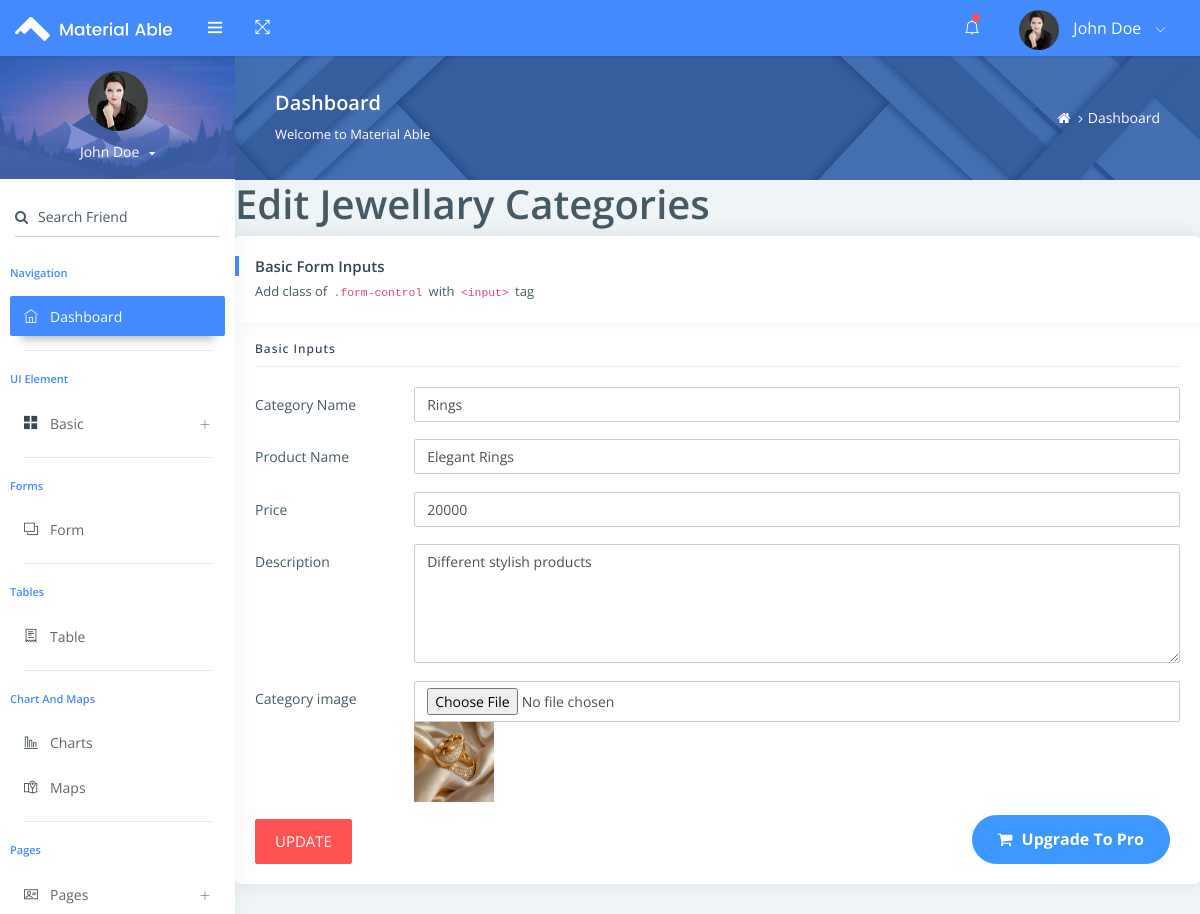
/jewelapp/editcatego/1, run on the app's committed database.
### jewelapp/models.py (models this page shows)
class Jewelcate_Db(models.Model):
    Category_Name = models.CharField(max_length=100, null=True, blank=True)
    Product_Name= models.CharField(max_length=100, null=True, blank=True)
    Price = models.IntegerField(null=True, blank=True)
    Description = models.CharField(max_length=100, null=True, blank=True)
    Cat_img=models.ImageField(upload_to="Cat_img",null=True, blank=True)

### jewelapp/views.py (the view, shortened to what this page needs)
# urls.py: path('editcatego/<int:cat_id>',views.editcatego,name='editcatego'),
def editcatego(request,cat_id):
    data = Jewelcate_Db.objects.get(id=cat_id)
    return render(request,"editcategories.html",{'data':data})

### jewelapp/templates/editcategories.html (shortened to what this page needs)
<!DOCTYPE html>
{% extends 'index.html' %}
{% block content %}
<html lang="en">
<head>
</head>
<body>
<h1>Edit Jewellary Categories</h1>
<div class="row">
                                            <div class="col-sm-12">
                                                <div class="card">
                                                    <div class="card-header">
                                                        <h5>Basic Form Inputs</h5>
                                                        <span>Add class of <code>.form-control</code> with <code>&lt;input&gt;</code> tag</span>
                                                    </div>
                                                    <div class="card-block">
                                                        <h4 class="sub-title">Basic Inputs</h4>
                                                        <form method="POST" action="{% url 'editcatego' cat_id=data.id %}" enctype="multipart/form-data">
                                                            <div class="form-group row">
                                                                <label class="col-sm-2 col-form-label">Category Name</label>
                                                                <div class="col-sm-10">
                                                                    <input type="text" class="form-control" name="Category_Name" value="{{data.Category_Name}}">
                                                                </div>
                                                            </div>
                                                             <div class="form-group row">
                                                                <label class="col-sm-2 col-form-label">Product Name</label>
                                                                <div class="col-sm-10">
                                                                    <input type="text" class="form-control" name="Product_Name" value="{{data.Product_Name}}">
                                                                </div>
                                                            </div>
                                                            <div class="form-group row">
                                                                <label class="col-sm-2 col-form-label">Price</label>
                                                                <div class="col-sm-10">
                                                                    <input type="Number" class="form-control" name="Price" value="{{data.Price}}">
                                                                </div>
                                                            </div>
                                                            <div class="form-group row">
                                                                <label class="col-sm-2 col-form-label">Description</label>
                                                                <div class="col-sm-10">
                                                                    <textarea rows="5" cols="5" class="form-control" placeholder="Default textarea" name="Description" >{{data.Description}}</textarea>
                                                                </div>
                                                            </div>
                                                            <div class="form-group row">
                                                                <label class="col-sm-2 col-form-label">Category image</label>
                                                                <div class="col-sm-10">
                                                                    <input type="file" class="form-control" name="Cat_img" value="{{data.Cat_img.url}}"><img src="{{data.Cat_img.url}}" style="width:80px;height:80px;">
                                                                </div>
                                                            </div>
                                                             <button class="btn btn-danger waves-effect waves-light" type="submit">UPDATE</button>
                                                        </form>
                                                            </div>
                                                        </div>
                                                    </div>
                                                </div>
                                            </div>
                                        </div>
                                    </div>
                                </div>
                            </div>
</body>
</html>
   {% endblock %}

### data on the page
Jewelcate_Db: Category_Name "Rings", Product_Name "Elegant Rings", Price "20000", Description "Different stylish products", Cat_img (picture)
